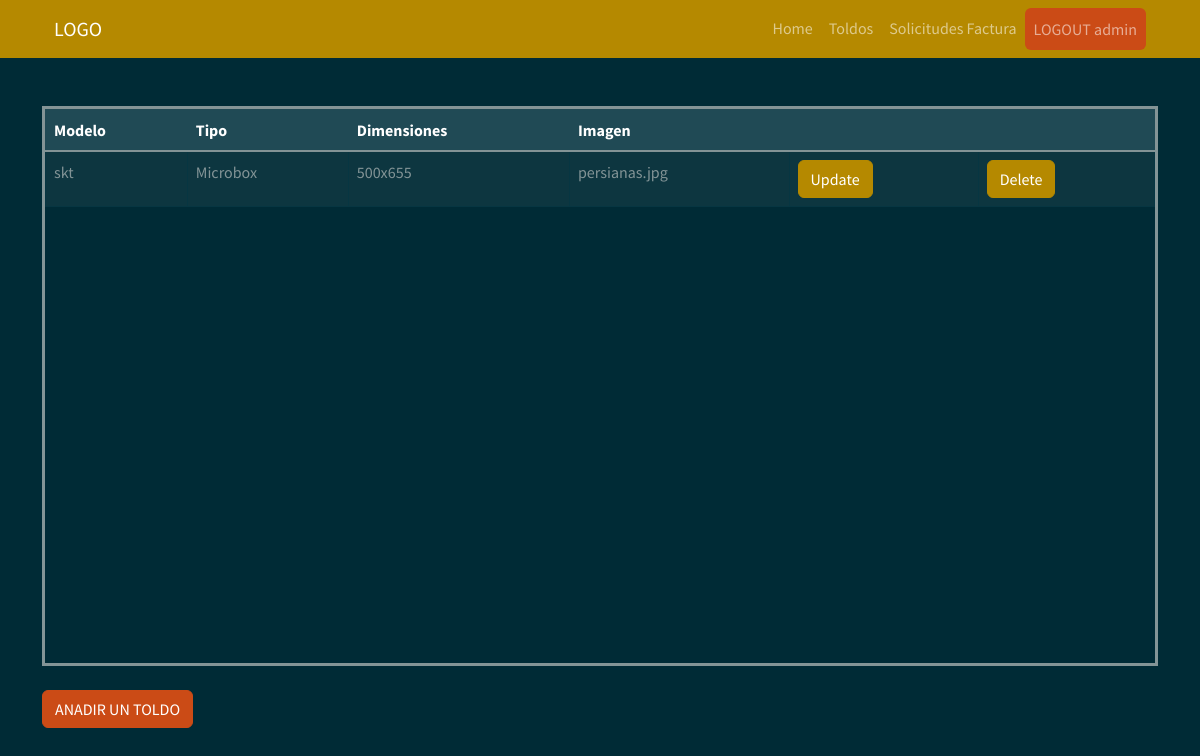
/toldo (signed in), run on an earlier commit of the app's database.
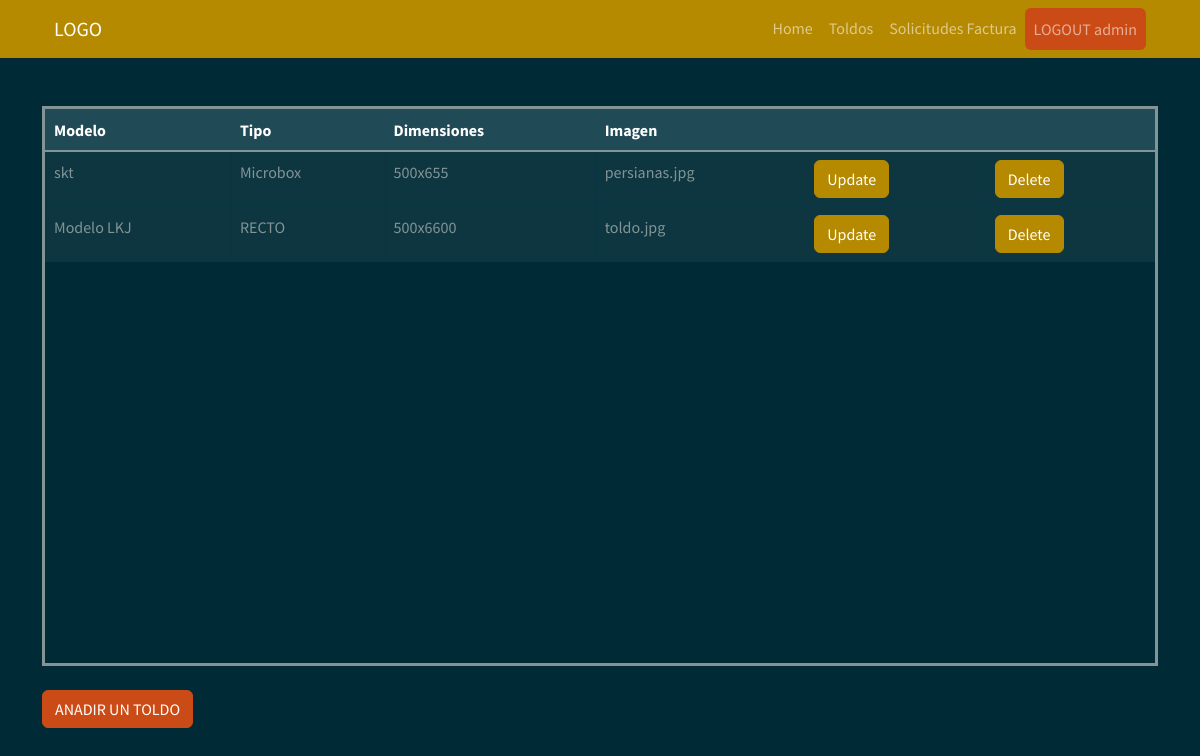
And on a later commit of the database.
### myapp/models.py (models this page shows)
    class Toldo(db.Model):
        __tablename__ = "Toldo"  # Nombre de la tabla que se crea
        Toldo_id = db.Column("toldo_id", db.Integer, Sequence(
            'toldo_id_seq'),  primary_key=True)
        Modelo = db.Column(db.String(20))
        Tipo = db.Column(db.String(30))
        Dimensiones = db.Column(db.String(30))
        Imagen = db.Column(db.String(30))

### myapp/views.py (the view)
    @app.route("/toldo", methods=["GET", "POST"])
    def toldo():
        list_toldo = db_access["list_toldos"]
        toldos = list_toldo()
        usuario = session['usuario']
        usu = usuario
        return render_template("toldos.html", toldos=toldos, usu=usu)

### myapp/templates/toldos.html (shortened to what this page needs)
<!DOCTYPE html>
<html>
<head>
    <link href="https://cdn.jsdelivr.net/npm/bootstrap@5.1.3/dist/css/bootstrap.min.css" rel="stylesheet"
>
    <link rel="stylesheet" href="../static/style/bootstrap.min(8).css">
</head>
<body>
    {% include 'includes/navbar.html' %}
    <div class="container my-5">
        <div style=" overflow:auto;  height: 70vh; border-style: solid;">
          <table class="table table-bordered mx-auto">
            <thead class="table-dark">
              <tr class="table-active">
                <th>Modelo</th>
                <th>Tipo</th>
                <th>Dimensiones</th>
                <th>Imagen</th>
                <th></th>
                <th></th>
              </tr>
            </thead>
            <tbody>
              {% for toldo in toldos %}
              <tr>
                <td> {{ toldo.Modelo }} </td>
                <td> {{ toldo.Tipo }} </td>
                <td> {{ toldo.Dimensiones }} </td>
                <td> {{ toldo.Imagen }} </td>
                <td> <a class="btn btn-primary" href="/update_toldo/{{toldo.Toldo_id}}">Update</a></td>
                <td> <a class="btn btn-primary" href="/delete_toldo/{{toldo.Toldo_id}}">Delete</a></td>
              </tr>
              {% endfor %}
            </tbody>
          </table>
        </div>
        <br>
        <a href="/create_toldo" class="btn btn-warning">ANADIR UN TOLDO</a>
    </div>
</body>
</html>

What changed in the data, as far as the page shows it:
added Toldo: Modelo "Modelo LKJ", Tipo "RECTO", Dimensiones "500x6600", Imagen "toldo.jpg"
